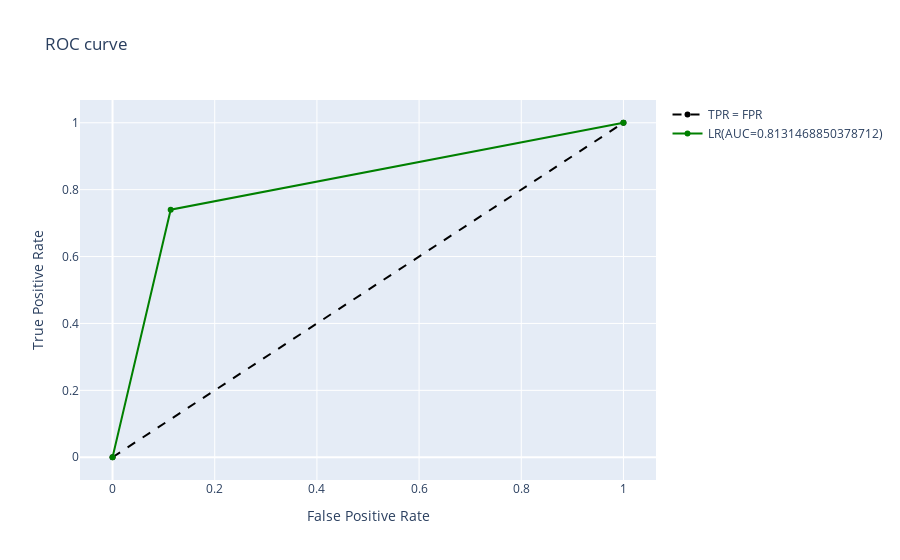

Notebook cell for this chart:
### Code cell
## Losgistic regression model
name="class_weights"
tag ="imbalance"
X_train_weight,X_test_weight = utills.bow_char(X_train,X_test)
Y_pred_weight = lr(X_train_weight, X_test_weight, Y_train)
accuracy, f1_score, recall, precision, auc = utills.result(Y_test,Y_pred_weight)
utills.log_result(Y_test,Y_pred_weight,name,df_name,feature_name,model_name,tag)
final_result.loc[name] = [accuracy, f1_score, recall, precision, auc]
Y_train.value_counts().to_frame().T

### Figure 1 — Plotly figure (JSON) as saved in the notebook; plotly's stock layout.template omitted (floating-point values rounded to 4 significant figures)
{"data": [{"line": {"color": "black", "dash": "dash"}, "name": "TPR = FPR", "type": "scatter", "x": [0, 1], "y": [0, 1]}, {"marker": {"color": "green"}, "name": "LR(AUC=0.8131468850378712)", "type": "scatter", "x": [0, 0.1138, 1], "y": [0, 0.7401, 1]}], "layout": {"title": {"text": "ROC curve"}, "xaxis": {"title": {"text": "False Positive Rate"}}, "yaxis": {"title": {"text": "True Positive Rate"}}}}
